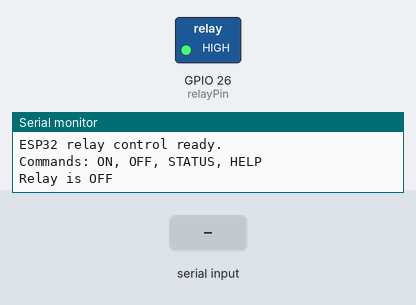
Recording of a sketch running on a simulated ESP32. On the bench: switched loads named in the sketch (green lamp = pin HIGH), the last lines printed to the serial monitor. The test bench sets the inputs (shaded band).

Above: at 1.2 s.
1.3 s: "ON\n" received over Serial
At 1.7 s:
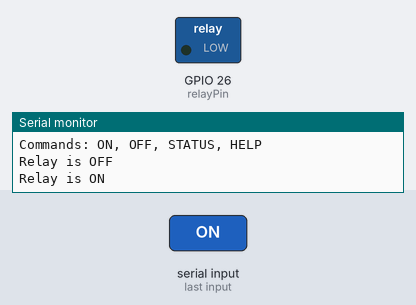
2.8 s: "OFF\n" received over Serial
At 4.0 s:
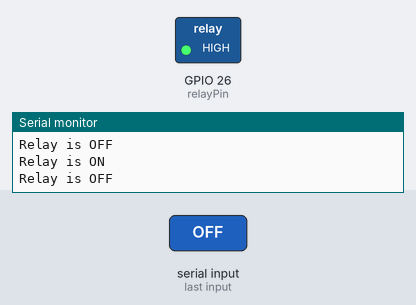
Timing chart, 0 to 5.8 s (numbered marks = the images above; inputs shaded):
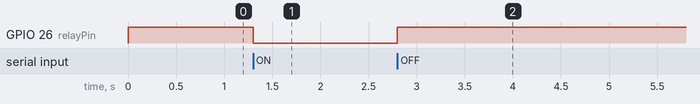

Measured:
- after the input at 1.3 s, GPIO 26 (relayPin): HIGH → LOW at once
- after the input at 2.8 s, GPIO 26 (relayPin): LOW → HIGH at once

The sketch:

06_Serial_Relay_Control.ino
```cpp
// CarloHustle TV - ESP32 Daily Project 06
// Control a relay module from Arduino IDE Serial Monitor.

const int relayPin = 26;
const bool relayActiveLow = true;
bool relayOn = false;

void writeRelay() {
  const bool pinLevel = relayActiveLow ? !relayOn : relayOn;
  digitalWrite(relayPin, pinLevel ? HIGH : LOW);
}

void printStatus() {
  Serial.printf("Relay is %s\n", relayOn ? "ON" : "OFF");
}

void printHelp() {
  Serial.println("Commands: ON, OFF, STATUS, HELP");
}

void setup() {
  Serial.begin(115200);

  // Keep the relay off as soon as the GPIO becomes an output.
  relayOn = false;
  writeRelay();
  pinMode(relayPin, OUTPUT);
  writeRelay();

  Serial.println("ESP32 relay control ready.");
  printHelp();
  printStatus();
}

void loop() {
  if (!Serial.available()) {
    return;
  }

  String command = Serial.readStringUntil('\n');
  command.trim();
  command.toUpperCase();

  if (command == "ON") {
    relayOn = true;
    writeRelay();
    printStatus();
  } else if (command == "OFF") {
    relayOn = false;
    writeRelay();
    printStatus();
  } else if (command == "STATUS") {
    printStatus();
  } else if (command == "HELP") {
    printHelp();
  } else if (command.length() > 0) {
    Serial.println("Unknown command. Type HELP.");
  }
}
```
